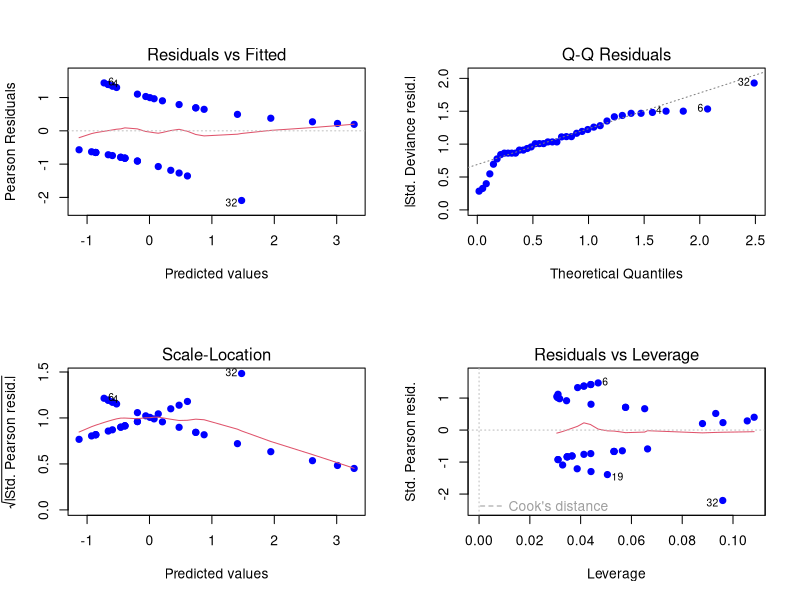
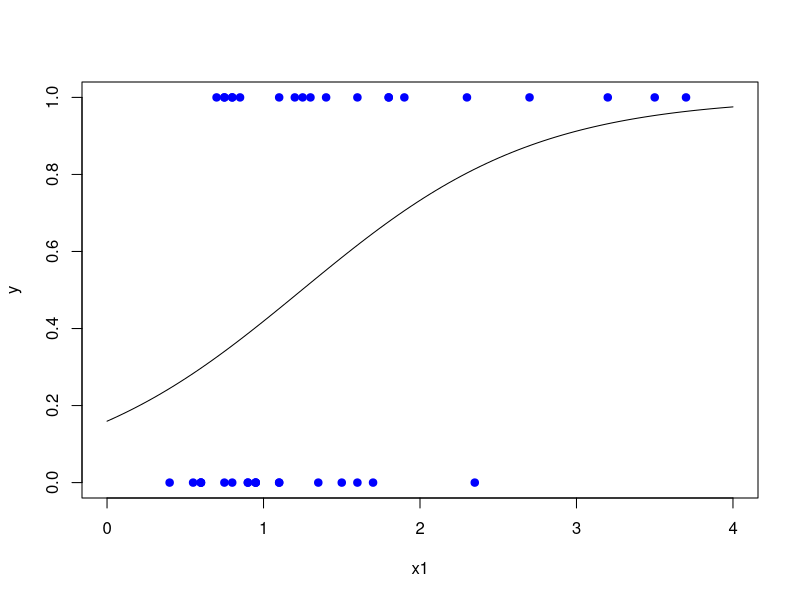

Here is the R script that generated these plots, in order:
###############################################
## Scripts Elementos de Aprendizado de Máquina
###############################################

###############################################
## Regressao Logistica
###############################################
rm(list=ls())

# Dados do experimento sobre a influencia da razao e do volume de ar
# inspirado na ocorrencia de vaso-constricao da pele dos dedos da mao

# y = ocorrencia (y=1) ou ausencia (y=0) de compressao de vasos
y  <- c(1, 1, 1, 1, 1, 1, 0, 0, 0, 0, 0, 0, 0, 1, 1, 1, 1, 1, 0, 1, 0, 0, 0, 0, 1, 0, 1, 0, 1, 0, 1, 0, 0, 1, 1, 1, 0, 0, 1)

# x1 = log do volume de ar inspirado
x1 <- c(3.70, 3.50, 1.25, 0.75, 0.80, 0.70, 0.60, 1.10, 0.90, 0.90, 0.80, 0.55, 0.60, 1.40, 0.75, 2.30, 3.20, 0.85, 1.70, 1.80, 0.40, 0.95, 1.35, 1.50, 1.60, 0.60, 1.80, 0.95, 1.90, 1.60, 2.70, 2.35, 1.10, 1.10, 1.20, 0.80, 0.95, 0.75, 1.30)

# Com a funcao glm()
trn    <- data.frame(y=y, x1=x1);
modelo <- glm(y ~ x1, family = binomial, data = trn)
summary(modelo)
c( modelo$deviance, 1-pchisq(modelo$deviance,modelo$df.residual) )

##plota residuos
par(mfrow=c(2,2))
plot(modelo, pch=19, col="blue")

#estuda parametros
confint(modelo)
exp(confint(modelo))

#verifica ajuste
par(mfrow=c(1,1))
xseq <- seq(0, 4, length=100)
plot(y ~ x1, data=trn, col="blue", pch=19, xlim=c(min(xseq),max(xseq)))
newdt <- data.frame(x1=xseq)
lines(predict(modelo, newdata=newdt, type="response")~xseq)
